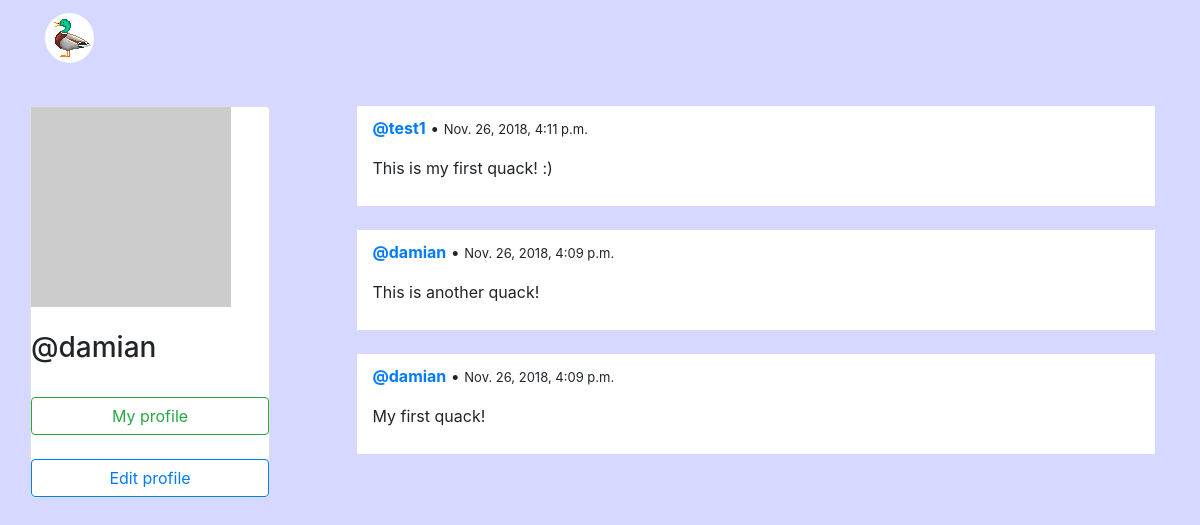
The app's page / (signed in) with its own data.
### application/models.py (models this page shows)
class Quack(models.Model):
    content = models.CharField(max_length=250)
    quacker = models.ForeignKey(User, on_delete=models.CASCADE, related_name='quacker')
    created_at = models.DateTimeField(auto_now=True)

### application/views/page.py (the view)
# urls.py: path('', views.index, name='index'),
def index(request):
	context = {}
	if request.user.is_authenticated:
		my_follows = Follow.objects.filter(follower=request.user)
		all_quacks = Quack.objects.filter(quacker=request.user)
		mentions = OptionalMention.objects.filter(mention=request.user)
		for follow in my_follows:
			follow_list = Quack.objects.filter(quacker=follow.followed)
			all_quacks = all_quacks | follow_list
		mentions_set = set()
		for mention in mentions:
			mentions_set.add(mention.quack.pk)
		all_quacks = sorted(all_quacks | Quack.objects.filter(pk__in=mentions_set), key=lambda quack: quack.created_at, reverse=True)
		context.update({
			'quacks': all_quacks,
			'myprofile': Profile.objects.get(user=request.user)
		})
	return render(request, 'page/index.html', context)

### application/templates/page/index.html (shortened to what this page needs)
{% extends 'base_template.html' %}
{% block body %}
{% if user.is_authenticated %}
	{% include 'page/index_auth.html' %}
{% else %}
	{% include 'page/index_no_auth.html' %}
{% endif %}
{% endblock %}

### application/templates/page/index_auth.html (shortened to what this page needs)
{% block navbar %}
	{% include 'navbar.html' %}
{% endblock %}
{% block body %}
<div class="container">
	{% if quacks is None %}
		<div class="offset-3 col-6 radius-card" style="margin-top: 100px;">
			<br>
			<h1 style="font-size: 60px;">Nothing to show</h1>
			<br>
		</div>
	{% else %}
		<div class="row profile-area">
			<div style="width: 240px;">
				<div class="card">
					<div class="card-block">
						<img id="img-src" src="{% if myprofile.image_link %}{{ myprofile.image_link }}{% else %}/static/no_avatar.jpg{% endif %}" width="200" height="200">
						<br><br>
						<h3>@{{ user.username }}</h3><br>
						<a href="/profile/{{ user.username }}" class="btn btn-outline-success btn-block">My profile</a><br>
						<a href="/userpanel" class="btn btn-outline-primary btn-block">Edit profile</a>
					</div>
				</div>
			</div>
			<div class="col">
				{% if quacks %}
					{% for quack in quacks %}
						<div class="offset-1 col-11 quack">
							<p><b><a href="/profile/{{ quack.quacker.username }}">@{{ quack.quacker.username }}</a></b> &#8226; <span style="font-size: 13px;">{{ quack.created_at }}</span></p>
							<p class="iterate">{{ quack.content }}</p>
						</div><br>
					{% endfor %}
				{% else %}
					<div class="offset-3 col-6 radius-card" style="margin-top: 100px;">
						<br>
						<h1 style="font-size: 60px;">Nothing to show</h1>
						<br>
					</div>
				{% endif %}
			</div>
		</div>
	{% endif %}
</div>
{% endblock %}

### application/static/stylesheet.css (style rules this page uses)
body { background-color: #d6d8ff; }
.quack { background-color: white; padding-top: 10px; padding-bottom: 10px; }
.profile-area { margin-top: 30px; }

### records on screen
Quack: quacker.username "test1", created_at "Nov. 26, 2018, 4:11 p.m.", content "This is my first quack! :)"
Quack: quacker.username "damian", created_at "Nov. 26, 2018, 4:09 p.m.", content "This is another quack!"
Quack: quacker.username "damian", created_at "Nov. 26, 2018, 4:09 p.m.", content "My first quack!"

### other values on screen
{{ user.username }} "damian"
